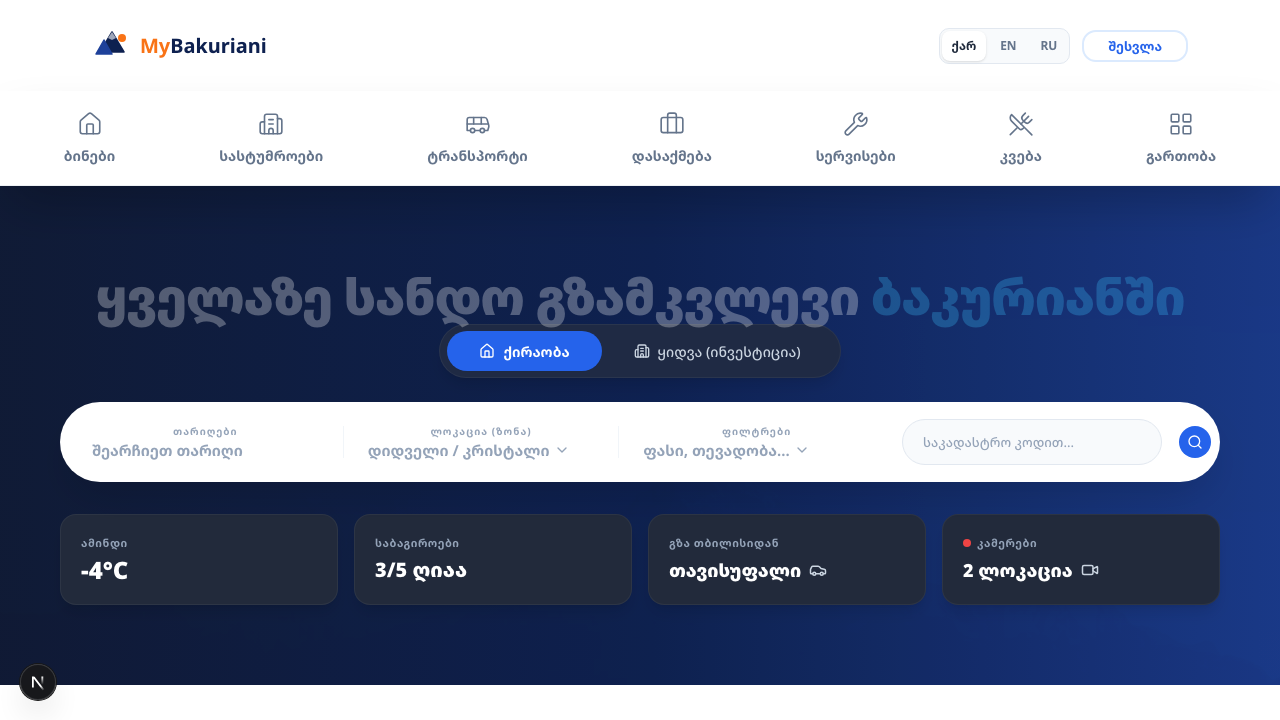
#> input picture .stale/homepage-3000.png, 1280 x 720 px
$ python -i gen-brand-assets.py   (imports and definitions only)
#> lines starting #> are read from the running program, lines starting #| are printed output that depends on the picture
#!/usr/bin/env python3
"""Regenerate every logo + icon raster from the two brand masters.

    python3 scripts/gen-brand-assets.py            # write the assets
    python3 scripts/gen-brand-assets.py --check    # verify, write nothing

Why this script exists
----------------------
The original `public/logo.png` was a 3827x2533 canvas holding 2503x1008 of
artwork -- 30% of its height was transparent padding. Rendered at `h-10`
(40px) that meant ~21px of visible ink in a 40px box, i.e. the logo looked
half-size everywhere. The icons had the same disease: the mountain mark was
24% of the 512 tile height, so a 16px browser tab showed a ~4px smudge.

Nothing was resized by hand to fix that -- every output below is derived from
the masters in `assets/brand/`, so the geometry is exact and the whole set can
be rebuilt reproducibly.

Outputs (8 files):
    public/logo.png                     1240x500  trimmed, zero padding
    public/logo-dark.png                1240x500  same geometry, dark variant
    src/app/icon.png                     512x512  browser / PWA icon
    public/android-chrome-512x512.png    512x512  (byte-identical to icon.png)
    public/android-chrome-192x192.png    192x192
    public/android-chrome-maskable-512x512.png  512x512  full-bleed, maskable
    src/app/apple-icon.png               180x180  OPAQUE, full-bleed (see below)
    src/app/favicon.ico              16 + 32 + 48  multi-entry, PNG-compressed

The logo's declared size in JSX is width={124} height={50} -- exactly 1/10th
of the master, so the declared aspect matches the file's aspect exactly and
Next's srcset lands on the 128w/256w `imageSizes` rungs instead of the 640w
`deviceSizes` rung (this app's optimizer runs on a single-vCPU box where cold
transforms cost 1.1-2.3s, so the rung actually matters).
"""

from __future__ import annotations

import struct
import sys
from io import BytesIO
from pathlib import Path

try:
    from PIL import Image, ImageDraw
except ModuleNotFoundError:  # not a JS dependency, so nothing in package.json pins it
    sys.exit("this script needs Pillow:  python3 -m pip install --user Pillow")

ROOT = Path(__file__).resolve().parent.parent

MASTER_LIGHT = ROOT / "assets/brand/logo-master.png"
MASTER_DARK = ROOT / "assets/brand/logo-dark-master.png"

# --- logo -------------------------------------------------------------------
# 1240x500 is 10x the declared JSX size, so declared aspect == file aspect
# exactly. The artwork's true aspect is 2503/1008 = 2.48313; 1240/500 = 2.48,
# a 0.13% resample -- 0.6px on a 500px master, well below the original's own
# edge antialiasing, and worth it to keep declared and actual ratios identical.
LOGO_W, LOGO_H = 1240, 500

# --- icon chip --------------------------------------------------------------
# Solid brand blue (already `theme_color` in src/app/manifest.ts) with the
# mountain knocked out in white. Chosen over a transparent icon because the
# mark is 3.6:1 -- at a 16px tab that is ~4px of vertical space, so scaling the
# bare mark up yields a wider blur, not a clearer icon. A filled tile reads as
# a solid shape at 16px and holds contrast on light AND dark tab strips.
CHIP_RGB = (37, 99, 235)  # #2563EB
MARK_RGB = (255, 255, 255)

SUPERSAMPLE = 8  # render large, LANCZOS down -- clean edges on the rounded rect


# [4 lines left out: function load_master, not called in this run]


def trim(im: Image.Image) -> Image.Image:
    """Crop to the non-transparent bounding box."""
    bbox = im.getchannel("A").getbbox()
    if bbox is None:
        sys.exit("master image is fully transparent")
    return im.crop(bbox)


def split_mark(im: Image.Image) -> Image.Image:
    """Return just the mountain mark, above the wordmark.

    Found by locating the widest fully-transparent horizontal band inside the
    trimmed artwork rather than by hardcoded coordinates, so this keeps working
    if the master is ever re-exported at a different resolution.
    """
    art = trim(im)
    alpha = art.getchannel("A")
    w, h = art.size
    ink = [any(alpha.getpixel((x, y)) > 8 for x in range(0, w, 3)) for y in range(h)]

    runs, start = [], None
    for y, has_ink in enumerate(ink):
        if not has_ink and start is None:
            start = y
        elif has_ink and start is not None:
            runs.append((start, y))
            start = None
    if start is not None:
        runs.append((start, h))

    interior = [r for r in runs if r[0] > 0 and r[1] < h]
    if not interior:
        sys.exit("could not find the gap between the mark and the wordmark")
    gap = max(interior, key=lambda r: r[1] - r[0])
    mark = trim(art.crop((0, 0, w, gap[0])))

    # Fail loudly rather than silently shipping the wrong half. The band above
    # the widest gap is the mark only while the master keeps its current
    # stacked layout; re-export it with the wordmark on top (aspect ~6.2) and
    # this would otherwise return the wordmark as the favicon with no error.
    aspect = mark.width / mark.height
    if not 3.0 <= aspect <= 4.3:
        sys.exit(
            f"extracted mark has aspect {aspect:.2f}, expected ~3.60 -- the "
            "master's layout changed; check assets/brand/ before regenerating"
        )
    return mark


# [162 lines left out: functions whiten, chip, png_bytes, build_ico, decoded_frames, main, not called in this run]


# [2 lines not run here, left out]

>>> import cv2
>>> picture = cv2.imread('../.stale/homepage-3000.png', cv2.IMREAD_GRAYSCALE)
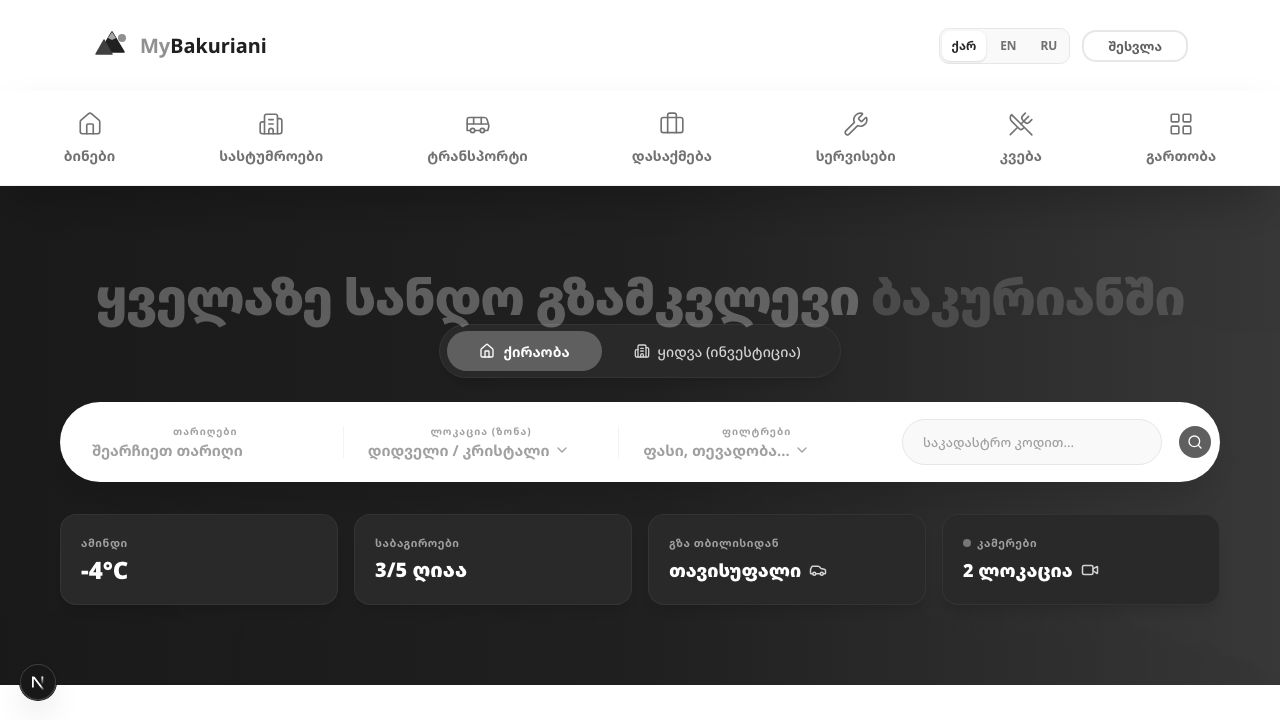
#> picture: shape (720, 1280); min 21, max 255, mean 126.4
#> (the run stopped early here; a loop or call above may not have finished)
